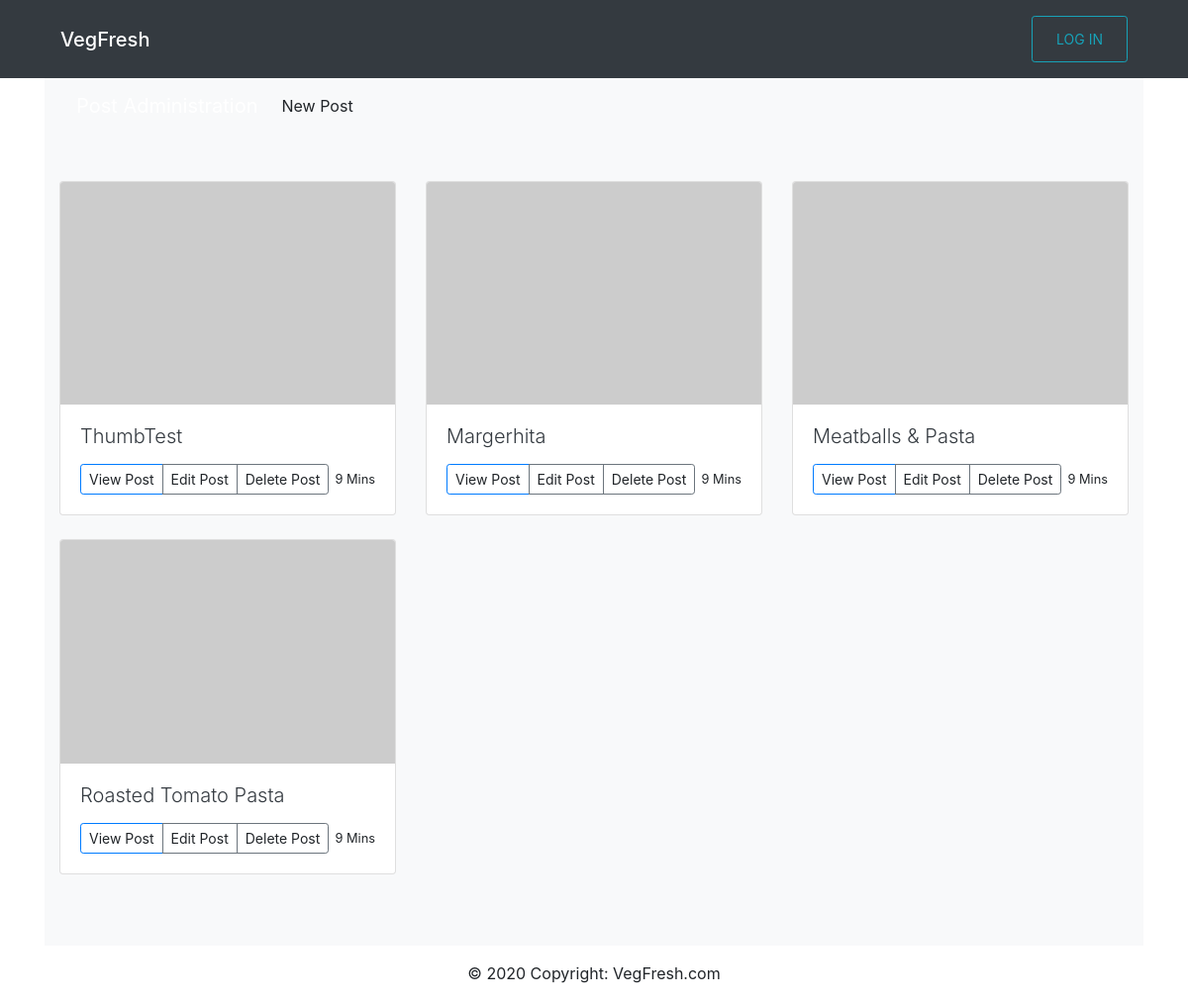
/posts/, run on the app's committed database.
### core/models.py (models this page shows, shortened)
class Core(models.Model):
    title = models.CharField(max_length=200)
    excerpt = models.TextField(null=True)
    category = models.CharField(max_length=10)
    cookTime = models.CharField(max_length=20)
    prepTime = models.CharField(max_length=20)
    ingredients = models.ManyToManyField(Ingredient)
    process = models.TextField(null=True)
    slug = models.SlugField(max_length=100, unique=True)
    updated = models.DateTimeField(auto_now=True)
    published = models.DateTimeField(default=timezone.now)
    thumb = models.ImageField(default='default.png', blank=True)
    def get_absolute_url(self):
        return reverse('core:single', args=[self.slug])
    class Meta:
        ordering = ['-published']

### core/views.py (the view)
# urls.py: path('posts/', views.PostsView.as_view(), name='posts'),
class PostsView(ListView):
    model = Core
    template_name = 'core/admin.html'
    context_object_name = 'post_list'

### templates/core/admin.html (shortened to what this page needs)
{% extends 'core/base.html' %}
{% block content %}
<nav class="navbar navbar-expand-lg navbar-light bg-light">
    <div class="navbar-brand">Post Administration</div>
<div class="collapse navbar-collapse" id="navbarNav">
    <ul class="navbar-nav">
        <li class="nav-item active">
            <a class="nav-link" href="{% url 'core:add' %}">New Post</a>
        </li>
    </ul>
</div>
</nav>
<div class="album py-5 bg-light">
    <div class="container">
        <div class="row">
        {% for post in post_list %}
            <div class="col-md-4">
                <div class="card mb-4 box-shadow">
                    <img class="card-img-top" src="https://via.placeholder.com/150x100" alt="Card image cap">
                    <div class="card-body">
                        <h4 class="lead"><a class="text-dark" href="{% url 'core:single' post.pk %}">{{ post.title }}</a></h4>
                        <div class="d-flex justify-content-between align-items-center">
                            <div class="btn-group">
                                <a href="{{ post.get_absolute_url }}" class="btn btn-sm btn-outline-primary" role="button" aria-pressed="true">View Post</a>
                                <a href="{% url 'core:edit' post.pk %}" class="btn btn-sm btn-outline-secondary" role="button" aria-pressed="true">Edit Post</a>
                                <a href="{% url 'core:delete' post.pk %}" class="btn btn-sm btn-outline-secondary" role="button" aria-pressed="true">Delete Post</a>
                            </div>
                            <small class="text-muted-9">9 Mins</small>
                        </div>
                    </div>
                </div>
            </div>
        {% endfor %}
        </div>
    </div>
</div>
{% endblock %}

### templates/core/base.html (shortened to what this page needs)
<!DOCTYPE html>
<html>
<head>
    {% load static %}
    <link rel="stylesheet" type="text/css" href="{% static 'CSS/Base/style.css' %}">
    <link rel="stylesheet" href="https://stackpath.bootstrapcdn.com/bootstrap/4.5.0/css/bootstrap.min.css">
</head>
    <body>
    {% include 'core/navbar.html' %}
    <div class="container">
        {% block content %}
        {% endblock content %}
    </div>
    {% include 'core/footer.html' %}
    </body>
</html>

### templates/core/navbar.html (shortened to what this page needs)
<!doctype html>
<html lang="en">
    {% load static %}
    <link rel="stylesheet" type="text/css" href="{% static 'CSS/Navbar/style.css' %}">
    <link rel="stylesheet" href="https://stackpath.bootstrapcdn.com/bootstrap/4.3.1/css/bootstrap.min.css">
   <nav class="navbar navbar-expand-xl navbar-dark bg-dark">
    <div class="container">
  <a class="navbar-brand mb-0 h4" href="/">VegFresh</a>
  <div class="collapse navbar-collapse" id="navbarSupportedContent">
      <li class="nav-link">
      <button type="button" class="btn btn-outline-info btn-sm">
          <a class="nav-link"
            {% if user.is_authenticated %}
                <a href="{% url 'core:logout' %}">LOG OUT</a>
            {% else %}
                <a href="{% url 'core:login' %}">LOG IN</a>
            {% endif %}
      </button>
      </li>
  </div>
</nav>
  <body>

### templates/core/footer.html
<div class="container">
<footer class="page-footer font-small blue">
  <div class="footer-copyright text-center py-3">© 2020 Copyright:
    <a href="/"> VegFresh.com</a>
  </div>
</footer>
</div>

### static/CSS/Navbar/style.css (style rules this page uses)
.navbar-brand { margin-left: 1rem; color: white !important; }
a { color:inherit !important; text-decoration: none !important; }

### data on the page
Core: title "ThumbTest"
Core: title "Margerhita"
Core: title "Meatballs & Pasta"
Core: title "Roasted Tomato Pasta"
